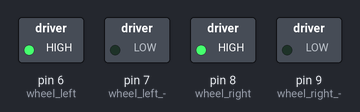
A sketch run on a simulated Arduino Uno, built with avr-gcc and run on an emulated ATmega328P. Parts: switched loads named in the sketch (green lamp = pin HIGH).

Above: at 1.0 s.
At 3.0 s:
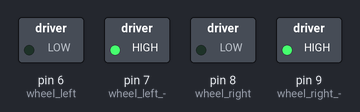
At 7.0 s:
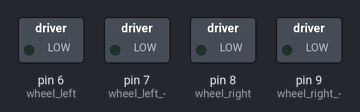
At 9.0 s:
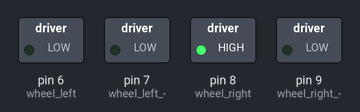
At 11.0 s:
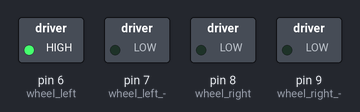
Timing chart, 0 to 15.6 s (numbered marks = the images above):
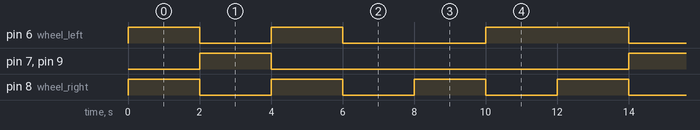

Measured:
- by itself, pin 6 (wheel_left): repeats every 12.0 s: LOW 2.0 s, HIGH 2.0 s, LOW 4.0 s, HIGH 4.0 s
- by itself, pin 7 (wheel_left_-), pin 9 (wheel_right_-): alternates HIGH for 2.0 s and LOW for 10.0 s
- by itself, pin 8 (wheel_right): alternates HIGH for 2.0 s and LOW for 2.0 s

The sketch:

rc_car.ino
```cpp
void setup() {
  pinMode(6, OUTPUT); //wheel left +
  pinMode(7, OUTPUT); //wheel left -
  pinMode(8, OUTPUT); //wheel right +
  pinMode(9, OUTPUT); //wheel right -
}

void loop() {
  digitalWrite(6, HIGH);
  digitalWrite(7, LOW);
  digitalWrite(8, HIGH);
  digitalWrite(9, LOW);
  delay(2000);

  digitalWrite(6, LOW);
  digitalWrite(7, HIGH);
  digitalWrite(8, LOW);
  digitalWrite(9, HIGH);
  delay(2000);

  digitalWrite(6, HIGH);
  digitalWrite(7, LOW);
  digitalWrite(8, HIGH);
  digitalWrite(9, LOW);
  delay(2000);

  digitalWrite(6, LOW);
  digitalWrite(7, LOW);
  digitalWrite(8, LOW);
  digitalWrite(9, LOW);
  delay(2000);

  digitalWrite(6, LOW); //left (4)
  digitalWrite(7, LOW);
  digitalWrite(8, HIGH);
  digitalWrite(9, LOW);
  delay(2000);

  digitalWrite(6, HIGH); //right (500000000000000000..........)
  digitalWrite(7, LOW);
  digitalWrite(8, LOW);
  digitalWrite(9, LOW);
  delay(2000);
}
```
